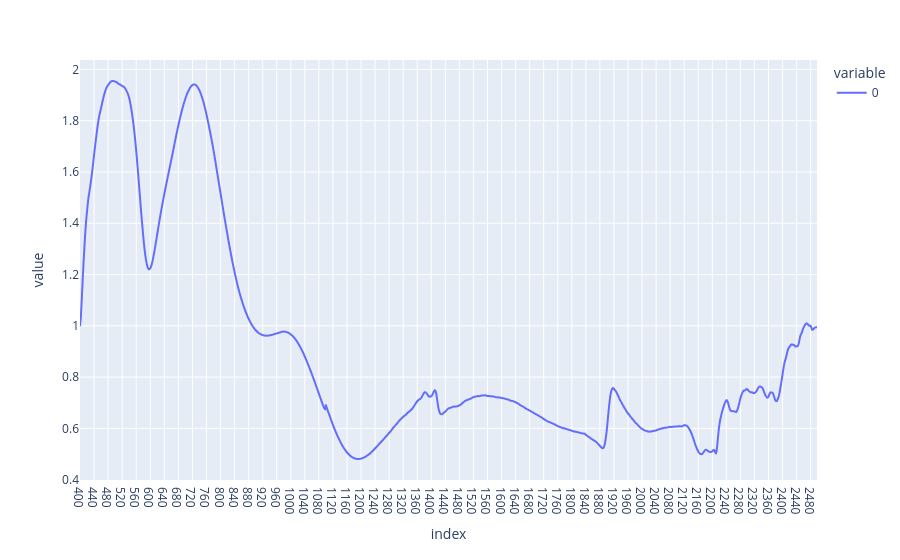

The cell this chart's notebook holds for it:
### Code cell
# Importing the necessary libraries
import pandas as pd
import numpy as np
import kennard_stone as ks
pd.options.plotting.backend = 'plotly'  # setting plotly as the backend for pandas plotting

# Add parent directory to sys.path so local module 'synthetic' (one level up) can be imported
import sys
from pathlib import Path # for path manipulations
parent_dir = Path.cwd().parent.parent.resolve() # move two levels up from current working directory
if str(parent_dir) not in sys.path: # check to avoid duplicates
    sys.path.insert(0, str(parent_dir)) # insert at the start of sys.path to prioritize local modules

# Loading a soil spectral dataset based on X-ray fluorescence (XRF)
data_complete = pd.read_csv(f'{parent_dir}/VNIR_databases/soil/plsda/soil_vnir.csv', sep=';') # local copy of Toledo 2022 dataset (os ... indica para omitir o caminho longo)
data = data_complete.loc[:, '400':'2498']


data_A = data_complete[data_complete['Class'] == 'A'].reset_index(drop=True)
data_B = data_complete[data_complete['Class'] == 'B'].reset_index(drop=True)

# splitting the data into calibration and prediction sets by kennard-stone algorithm
XA_cal, XA_pred = ks.train_test_split(data_A.loc[:, '400':'2498'], test_size=0.30) # class A
XA_cal = XA_cal.reset_index(drop=True)
XA_pred = XA_pred.reset_index(drop=True)

XB_cal, XB_pred = ks.train_test_split(data_B.loc[:, '400':'2498'], test_size=0.30) # class B
XB_cal = XB_cal.reset_index(drop=True)
XB_pred = XB_pred.reset_index(drop=True)

Xcalclass = pd.concat([XA_cal, XB_cal], axis=0).reset_index(drop=True) # concatenating both classes
Xpredclass = pd.concat([XA_pred, XB_pred], axis=0).reset_index(drop=True)
ycalclass = pd.Series(['A']*XA_cal.shape[0] + ['B']*XB_cal.shape[0]) # creating the target variable for calibration set
ypredclass = pd.Series(['A']*XA_pred.shape[0] + ['B']*XB_pred.shape[0]) # creating the target variable for prediction set

# preprocessings
import preprocessings as prepr # preprocessing methods for XRF data

# vamos converter os espectros de reflectância para absorbância
#Xcalclass = np.log10(1 / Xcalclass)
#Xpredclass = np.log10(1 / Xpredclass)

# savitzky-golay smoothing on the vnir spectra
from scipy.signal import savgol_filter
# Xcalclass_prep = pd.DataFrame(savgol_filter(Xcalclass, window_length=11, polyorder=3, deriv=0, axis=1), columns=Xcalclass.columns)
# Xpredclass_prep = pd.DataFrame(savgol_filter(Xpredclass, window_length=11, polyorder=3, deriv=0, axis=1), columns=Xpredclass.columns)
Xcalclass_prep, mean_calclass  = prepr.mc(Xcalclass)
Xpredclass_prep = Xpredclass - mean_calclass

from modeling import pls_optimized

# performing PLS-DA with optimized latent variables
plsda_results = pls_optimized(Xcalclass_prep, 
                              ycalclass,
                              LVmax=4,
                              Xpred=Xpredclass_prep,
                              ypred=ypredclass,
                              aim='classification',
                              cv=10)

# Convenience references used later
pls_model = plsda_results[3]               # fitted PLS model
vip_scores_mat = plsda_results[4]          # VIP scores matrix (features × LV)
y_pred_cont = plsda_results[5].iloc[:, -1] # continuous predictions for Xcalclass (used for MI/Cov)

# plotando o vip scores rapidamente
vip_scores_mat.T.plot()

### Figure 1 — Plotly figure (JSON) as saved in the notebook; plotly's stock layout.template omitted (floating-point values rounded to 4 significant figures; data arrays with more than 128 entries replaced by an {"elided": "..."} marker saying what was removed)
{"data": [{"hovertemplate": "variable=0<br>index=%{x}<br>value=%{y}<extra></extra>", "legendgroup": "0", "line": {"color": "#636efa", "dash": "solid"}, "marker": {"symbol": "circle"}, "mode": "lines", "name": "0", "showlegend": true, "type": "scattergl", "x": {"elided": "1050 str values"}, "xaxis": "x", "y": {"elided": "1050 float values"}, "yaxis": "y"}], "layout": {"legend": {"title": {"text": "variable"}, "tracegroupgap": 0}, "margin": {"t": 60}, "xaxis": {"anchor": "y", "domain": [0, 1], "title": {"text": "index"}}, "yaxis": {"anchor": "x", "domain": [0, 1], "title": {"text": "value"}}}}
